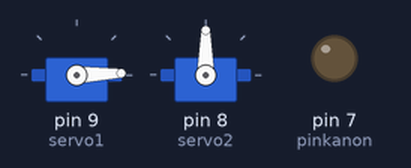
Simulated run of this program. Board: Arduino Uno, built with avr-gcc and run on an emulated ATmega328P. Parts: 2 × servo, output pins drawn as LEDs (lit = HIGH).

Above: at 0.05 s.
At 0.65 s:
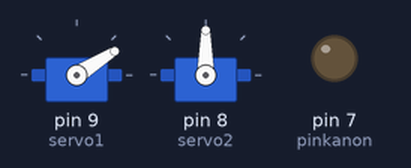
At 1.2 s:
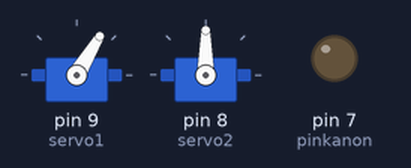
At 2.4 s:
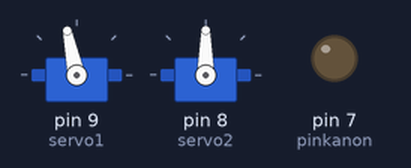
At 3.6 s:
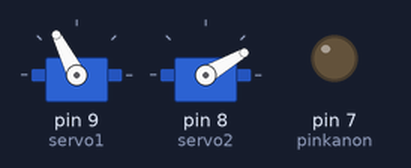
At 4.85 s:
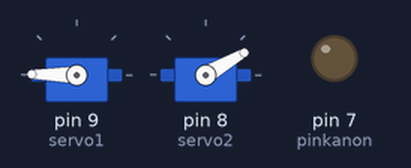
Timing chart, 0 to 6.3 s (numbered marks = the images above):
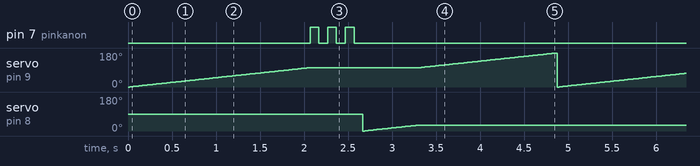

Measured:
- by itself, pin 7 (pinkanon): repeats every 4.9 s: 2 × (LOW 0.10 s, HIGH 0.10 s), LOW 4.4 s, HIGH 0.10 s
- by itself, servo on pin 9 (servo1): ramps from 0° to 180° and jumps back, once every 4.9 s
- by itself, servo on pin 8 (servo2): ramps from 0° to 30° and jumps back, once every 4.9 s

The program:

main.cpp
```cpp
#include <Arduino.h>
#include <Servo.h>

int pinkanon = 7;

Servo servo1;
Servo servo2;
int pos =0;
int pos1 = 0;


void setup() {
  // put your setup code here, to run once:

  servo1.attach(9);
  servo2.attach(8);
  pinMode(pinkanon, OUTPUT);


  Serial.begin(9600);
}

void loop() {
  // put your main code here, to run repeatedly:
servo();
}

void servo(){

  for(pos = 0; pos<=102; pos++){
    servo1.write(pos);
    delay(20);
  }

  for(pos = 102; pos<=0; pos--){
    servo1.write(pos);
    delay(20);
  }

     for(pos1 = 30; pos1<=0; pos1--){
     servo2.write(pos1);
     delay(20);

  }
    for(int i =0; i<3; i++){
    digitalWrite(pinkanon, HIGH);
    delay(100);
    digitalWrite(pinkanon, LOW);
    delay(100);
    }


   for(pos1 = 0; pos1<=30; pos1++){
   servo2.write(pos1);
   delay(20);

}

for(pos = 102; pos<=180; pos++){
    servo1.write(pos);
    delay(20);


  }

  for(pos = 180; pos<=102; pos--){
    servo1.write(pos);
    delay(20);

  }

 }
```
